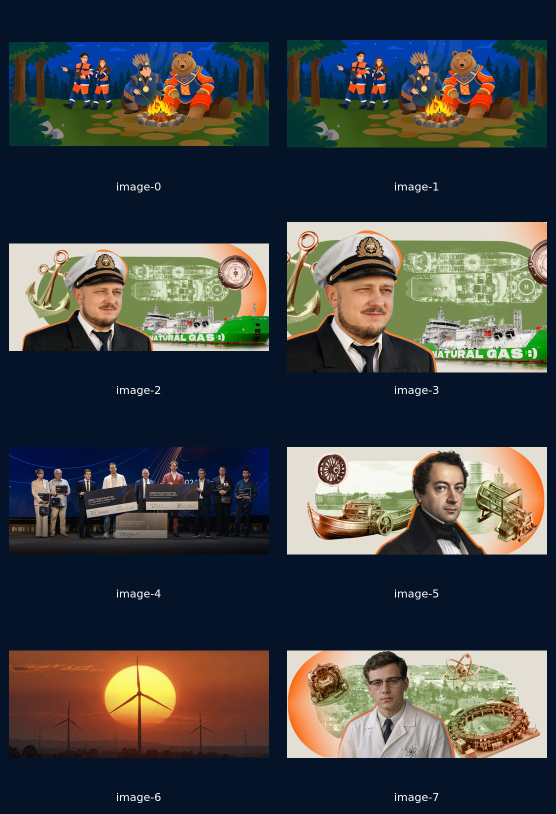
#> input picture design/references/energy-plus-expanded-2026-08-02/imagery/contact-sheet.jpg, 1112 x 1628 px, given in place of fixed-wide.png, which was not available (shown at 1/2 size)
$ python compose.py ../../references/energy-plus-expanded-2026-08-02/imagery
#> lines starting #> are read from the running program, lines starting #| are printed output that depends on the picture; after the words box and inside, x2 and y2 are one past the last pixel; in counts of white or black regions, pixels touching at a corner belong together
"""Deterministic finishing of the reference-guided Blender illustration."""
from pathlib import Path
from PIL import Image, ImageDraw, ImageFilter
import numpy as np, cv2
import sys
r=Path(sys.argv[1])
for fmt in ['wide','tall']:
 base=Image.open(r/f'fixed-{fmt}.png').convert('RGBA')
 if fmt=='wide':
  # Remove the generated six-axle mistake before placing the reference-correct truck.
  m=Image.new('L',base.size); d=ImageDraw.Draw(m)
#> after `m = Image.new('L', base.size)`: m: PIL image 1112x1628 L; every value is 0
  d.polygon([(621,438),(650,416),(787,447),(810,458),(843,493),(849,527),(813,548),(771,553),(681,526),(635,512),(617,488)],fill=255)
  m=m.filter(ImageFilter.MaxFilter(9))
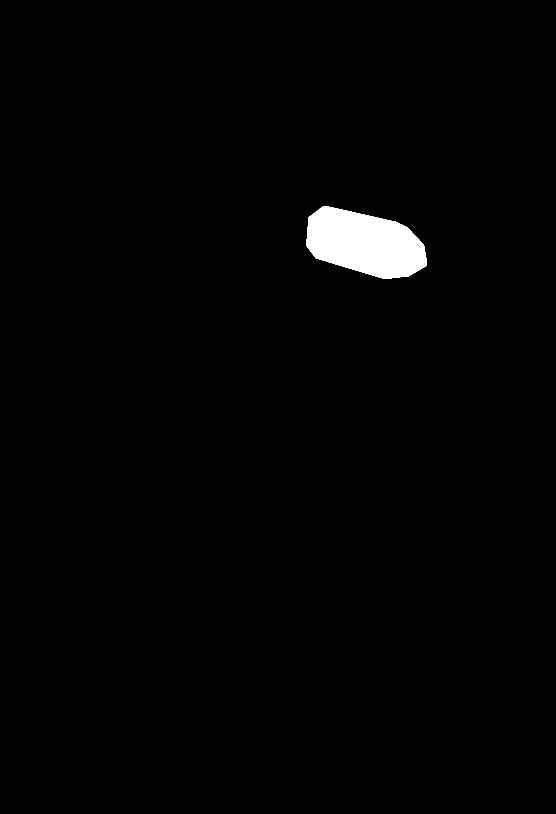
#> m: PIL image 1112x1628 L (shown at 1/2 size); 1.4% white; 1 white region, box (x1, y1, x2, y2) and area: (613, 412, 854, 558) 24557
  clean=cv2.inpaint(np.array(base.convert('RGB')),np.array(m),7,cv2.INPAINT_TELEA)
  base=Image.fromarray(clean).convert('RGBA')
  truck=Image.open(r/'sprite-truck.png').convert('RGBA').resize((224,143),Image.Resampling.LANCZOS)
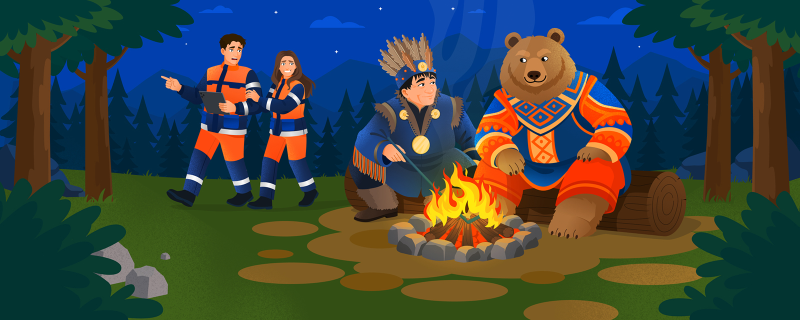
#> input picture design/references/energy-plus-expanded-2026-08-02/imagery/image-0.jpg, 1600 x 640 px, given in place of sprite-truck.png, which was not available (shown at 1/2 size)
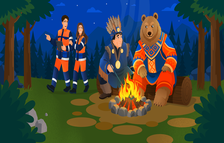
#> truck: PIL image 224x143 RGBA; mean R, G, B, A 59.4, 70.4, 66, 255
  shadow=Image.new('RGBA',base.size);ImageDraw.Draw(shadow).ellipse((633,477,850,550),fill=(45,49,44,65));base=Image.alpha_composite(base,shadow.filter(ImageFilter.GaussianBlur(5)))
#> after `shadow = Image.new('RGBA', base.size)`: shadow: PIL image 1112x1628 RGBA; every value is 0
#> after `ImageDraw.Draw(shadow).ellipse((633, 477, 850, 550), fill=(45, 49, 44,`:
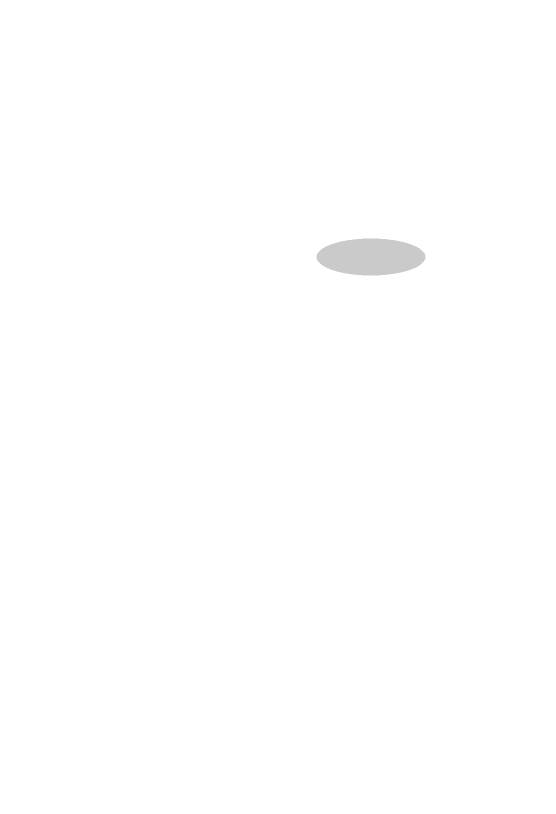
#> shadow: PIL image 1112x1628 RGBA (shown at 1/2 size); mean R, G, B, A 0.3, 0.3, 0.3, 0.5; transparent parts drawn white
  base.alpha_composite(truck,(624,408))
 base.convert('RGB').save(r/f'base-{fmt}.png')
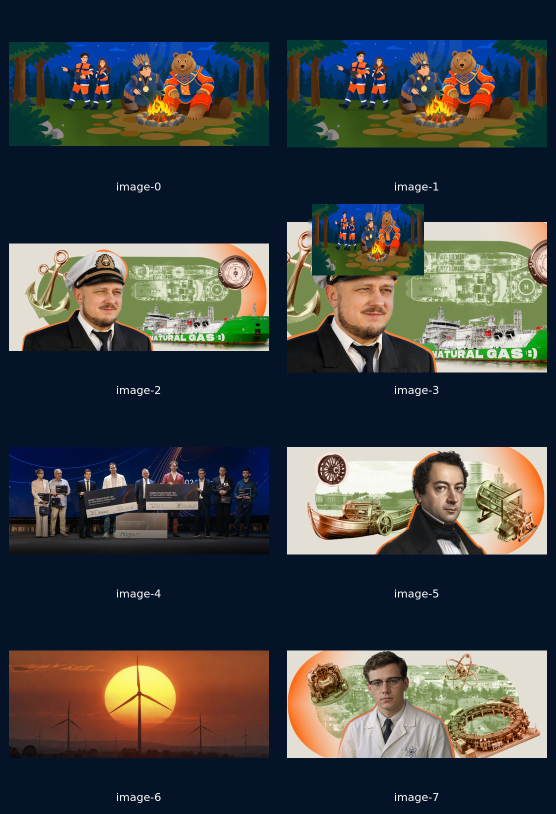
#> saved as base-wide.png: PIL image 1112x1628 RGB (shown at 1/2 size); mean R, G, B 64.4, 67.2, 67.9
 for who in ['alva','khor','arseniy']:
  im=base.copy(); person=Image.open(r/f'sprite-{who}.png').convert('RGBA')
  # Drop disconnected segmentation specks; keep the person's full silhouette.
  alpha=np.array(person.getchannel('A')); n,labels,stats,_=cv2.connectedComponentsWithStats((alpha>127).astype('uint8'))
#> after `alpha = np.array(person.getchannel('A'))`: alpha: shape (640, 1600); every value is 255
#> after `n, labels, stats, _ = cv2.connectedComponentsWithStats((alpha > 127).a`: labels: shape (640, 1600) int32; every value is 1
#> after `n, labels, stats, _ = cv2.connectedComponentsWithStats((alpha > 127).a`: n = 2; stats = [[-1, 2147483647, 0, 0, 0], [0, 0, 1600, 640, 1024000]]
  keep=1+int(np.argmax(stats[1:,cv2.CC_STAT_AREA])); person.putalpha(Image.fromarray(np.where(labels==keep,alpha,0).astype('uint8')))
#> after `keep = 1 + int(np.argmax(stats[1:, cv2.CC_STAT_AREA]))`: keep = 1
  person=person.crop(person.getbbox())
  h=92 if fmt=='wide' else 116
  person=person.resize((round(person.width*h/person.height),h),Image.Resampling.LANCZOS)
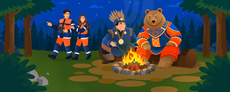
#> person: PIL image 230x92 RGBA; mean R, G, B, A 59.4, 70.4, 66, 255
#> (the run stopped early here; a loop or call above may not have finished)
